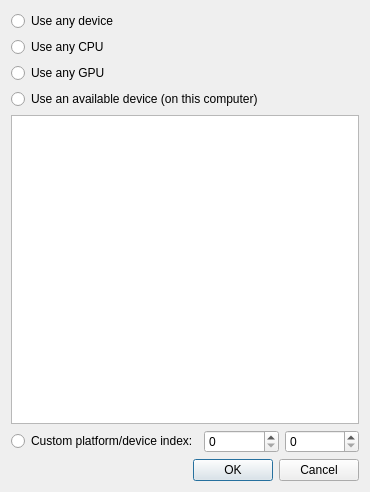
<?xml version="1.0" encoding="UTF-8"?>
<ui version="4.0">
 <class>Form</class>
 <widget class="QWidget" name="Form">
  <property name="geometry">
   <rect>
    <x>0</x>
    <y>0</y>
    <width>370</width>
    <height>492</height>
   </rect>
  </property>
  <property name="windowTitle">
   <string>Select an OpenCL device</string>
  </property>
  <layout class="QGridLayout" name="gridLayout">
   <item row="5" column="1">
    <widget class="QSpinBox" name="_platformId">
     <property name="toolTip">
      <string>OpenCL platform index in the targetted machine</string>
     </property>
    </widget>
   </item>
   <item row="5" column="0">
    <widget class="QRadioButton" name="_customButton">
     <property name="text">
      <string>Custom platform/device index:</string>
     </property>
    </widget>
   </item>
   <item row="5" column="2">
    <widget class="QSpinBox" name="_deviceId">
     <property name="toolTip">
      <string>OpenCL device index in the targetted machine</string>
     </property>
    </widget>
   </item>
   <item row="4" column="0" colspan="3">
    <widget class="QTableView" name="_deviceView">
     <attribute name="verticalHeaderVisible">
      <bool>false</bool>
     </attribute>
    </widget>
   </item>
   <item row="3" column="0" colspan="3">
    <widget class="QRadioButton" name="_availableButton">
     <property name="text">
      <string>Use an available device (on this computer)</string>
     </property>
    </widget>
   </item>
   <item row="2" column="0" colspan="3">
    <widget class="QRadioButton" name="_anyGpuButton">
     <property name="text">
      <string>Use any GPU</string>
     </property>
    </widget>
   </item>
   <item row="1" column="0" colspan="3">
    <widget class="QRadioButton" name="_anyCpuButton">
     <property name="text">
      <string>Use any CPU</string>
     </property>
    </widget>
   </item>
   <item row="0" column="0" colspan="3">
    <widget class="QRadioButton" name="_anyDeviceButton">
     <property name="text">
      <string>Use any device</string>
     </property>
    </widget>
   </item>
   <item row="6" column="0" colspan="3">
    <widget class="QDialogButtonBox" name="_buttonBox">
     <property name="standardButtons">
      <set>QDialogButtonBox::Cancel|QDialogButtonBox::Ok</set>
     </property>
    </widget>
   </item>
  </layout>
 </widget>
 <resources/>
 <connections/>
</ui>
